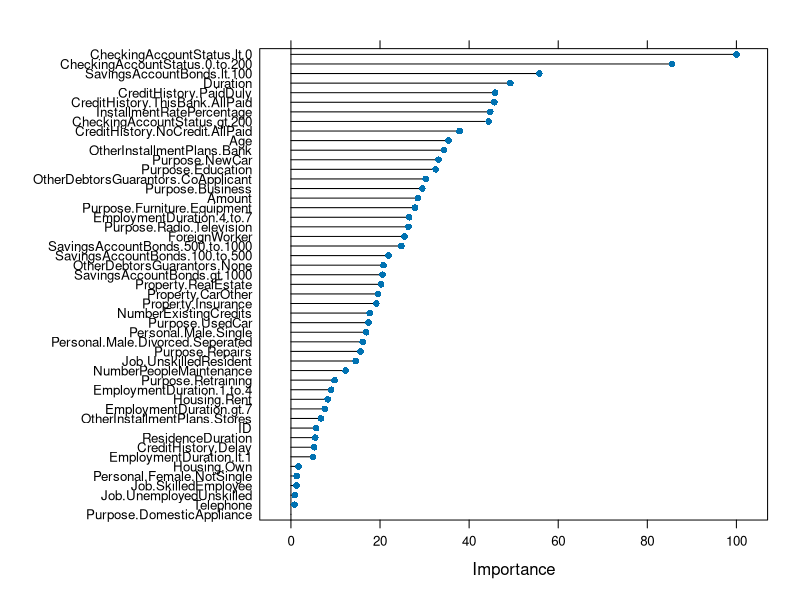

Reproduce this figure in R. (Note: this script raises an error after producing the figure.)
#Install packages
library(dplyr)
library(caret)
library(e1071)

#Utilise German Credit Data file from caret with pre-cleansed data 
#Set TARGET - BAD to 1 - i.e. we are going to predict defaults as the outcome
data(GermanCredit)
GCD <- tbl_df(GermanCredit) %>%
  mutate(ID = row_number(),
         Target = ifelse(Class == "Bad",1,0)) %>%
  select(ID,Class,Target,everything())

# Create a partition of 60% of the rows for training, 40% for validation
set.seed(42)
Partition_Index <- createDataPartition(GCD$Target,
                                       p=0.60, list=FALSE)
GCD_Training <- GCD[Partition_Index,]
GCD_Validation <- GCD[-Partition_Index,]

#Check relative proportions of the target variables
prop.table(table(GCD_Training$Target))
prop.table(table(GCD_Validation$Target))


#Train Logistic regression model (family = Binomial, method=glm)
GCD_Model <- train(Target ~
                     . -Class,
                   data=GCD_Training,
                   method="glm",
                   family="binomial")

#Show model variable importance
plot(varImp(GCD_Model))


#Aply model to validation data
GCD_Predict <- GCD_Validation %>%
  select(ID,Class,Target) %>%
  mutate(Predicted = predict(GCD_Model, GCD_Validation),
         Conf_Pred = ifelse(Predicted > 0.5, 1,0)) %>%
  arrange(desc(Predicted))

#ConfusionMatrix on Validation data
confusionMatrix(data = GCD_Predict$Conf_Pred,
                reference = GCD_Predict$Target)
